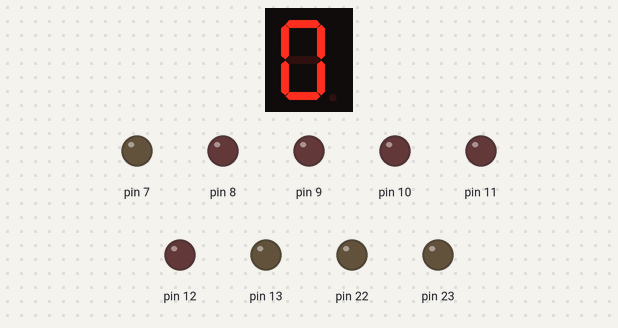
This sketch was run on a simulated Arduino Uno, built with avr-gcc and run on an emulated ATmega328P. Shown: 1-digit seven-segment display, output pins drawn as LEDs (lit = HIGH). Wiring (from diagram.json): 1-digit 7-segment display, segments lit when HIGH: segments pin 0, pin 1, pin 2, pin 3, pin 4, pin 5, pin 6. The segment pins are drawn as the display they are named for; pins used as bus, display or sensor lines are not drawn.

Above: at 0.1 s.
At 1.1 s:
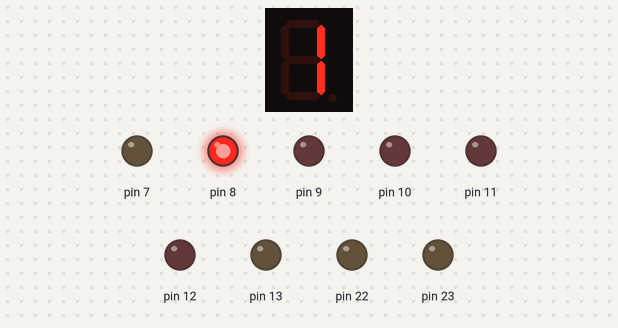
At 2.1 s:
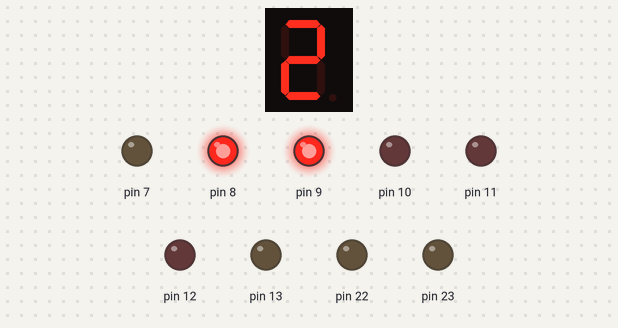
At 3.1 s:
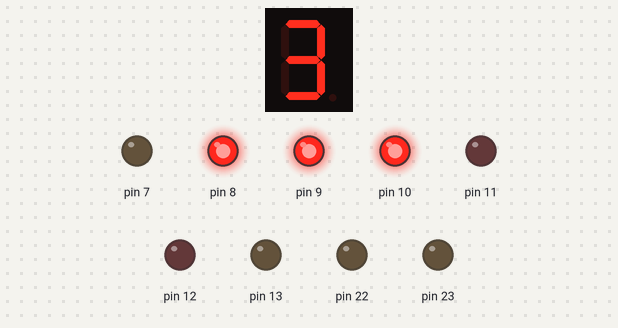
At 4.1 s:
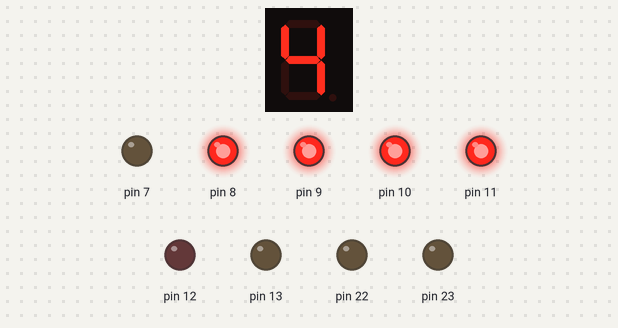
At 5.1 s:
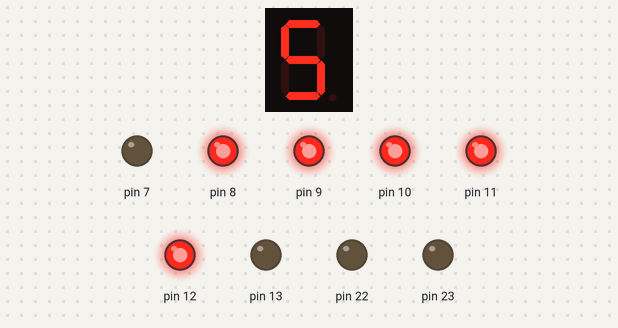
Timing chart, 0 to 40.0 s (numbered marks = the images above):
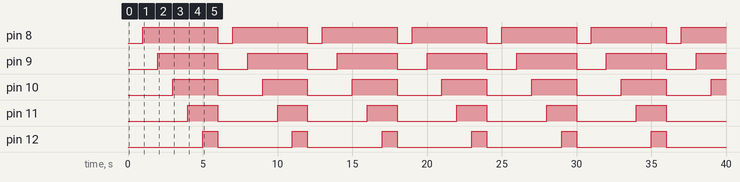

The sketch:

sketch.ino
```cpp
byte rakamlar[6]={0x3F,0x06,0x5B,0x4F,0x66,0x6D};
byte ledler[6]={0x00,0x01,0x03,0x07,0x0F,0x1F};

void setup()
  {
    DDRD=0xFF;
    DDRB=0xFF;
  }

void loop()
  {
    for (int i=0; i<6;++i)goster(i);
  }

void goster(byte i)
  {
  PORTD=rakamlar[i];
  PORTB=ledler[i];
  delay(1000);
  }
```

Measured:
- by itself, pin 8: alternates HIGH for 5.0 s and LOW for 1.0 s
- by itself, pin 9: alternates HIGH for 4.0 s and LOW for 2.0 s
- by itself, pin 10: alternates HIGH for 3.0 s and LOW for 3.0 s
- by itself, pin 11: alternates HIGH for 2.0 s and LOW for 4.0 s
- by itself, pin 12: alternates HIGH for 1.0 s and LOW for 5.0 s
- what the display in image 1 shows lasts 1.0 s, from 1.0 s to 2.0 s
